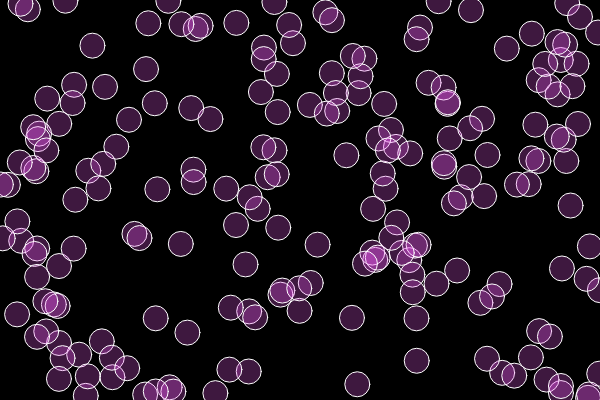
Frame 1 (no input)
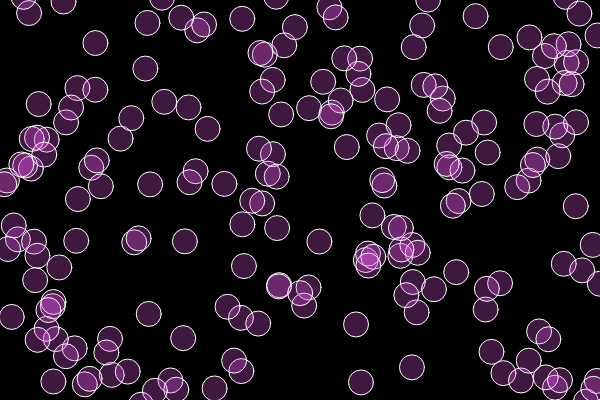
Frame 60 (no input)
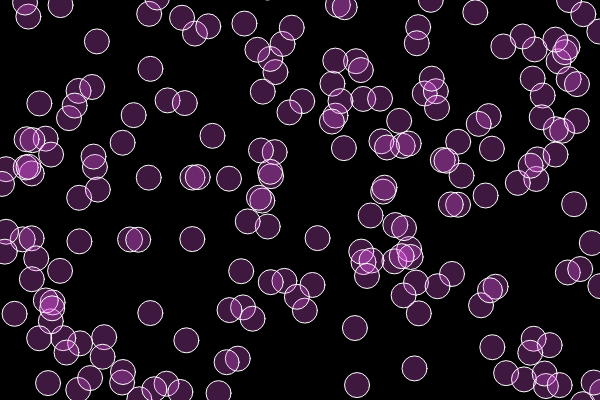
Frame 120 (the mouse pressed at the canvas centre since frame 60)

The p5.js sketch that drew these frames (run headless with seeded random() and noise() and a simulated clock; from frame 60 on, the mouse is pressed at the canvas centre):

// p5.js sketch
// ── sketch.js
// Example code from
// Coding Train "Live Stream #5: Arrays and Objects with p5.js"
// https://youtu.be/8v_D33uGUrU

// the array of bubble objects
var bubbles = [];
// the radius of a bubble
var radius = 25;

function setup() {
    createCanvas( 600, 400 );
    
    // set up the array of bubble objects
    for( var i=0; i<200; i++ ) {
        bubbles[i] = new Bubble( random(width), random(height) );
    }
}

function draw() {
    background(0);

    for( var i=0; i<bubbles.length; i++ ) {
        bubbles[i].display();
        bubbles[i].move();
    }
}

function Bubble( x, y ) {
    this.x = x;
    this.y = y;
    
    this.display = function() {
        stroke(255);
        fill(245, 96, 248, 65);
        ellipse( this.x, this.y, 25, 25 );
    };
    
    this.move = function() {
        this.x += random( -1, 1 );
        this.y += random( -1, 1 );
    };
}
// ── bubble.js
// This object represents a bubble.
// It provides functions to display
// and to move a bubble.

function Bubble( x, y ) {
    this.x = x;
    this.y = y;
    
    this.display = function() {
        stroke(255);
        fill(245, 96, 248, 65);
        ellipse( this.x, this.y, 25, 25 );
    };
    
    this.move = function() {
        this.x += random( -1, 1 );
        this.y += random( -1, 1 );
    };
}
